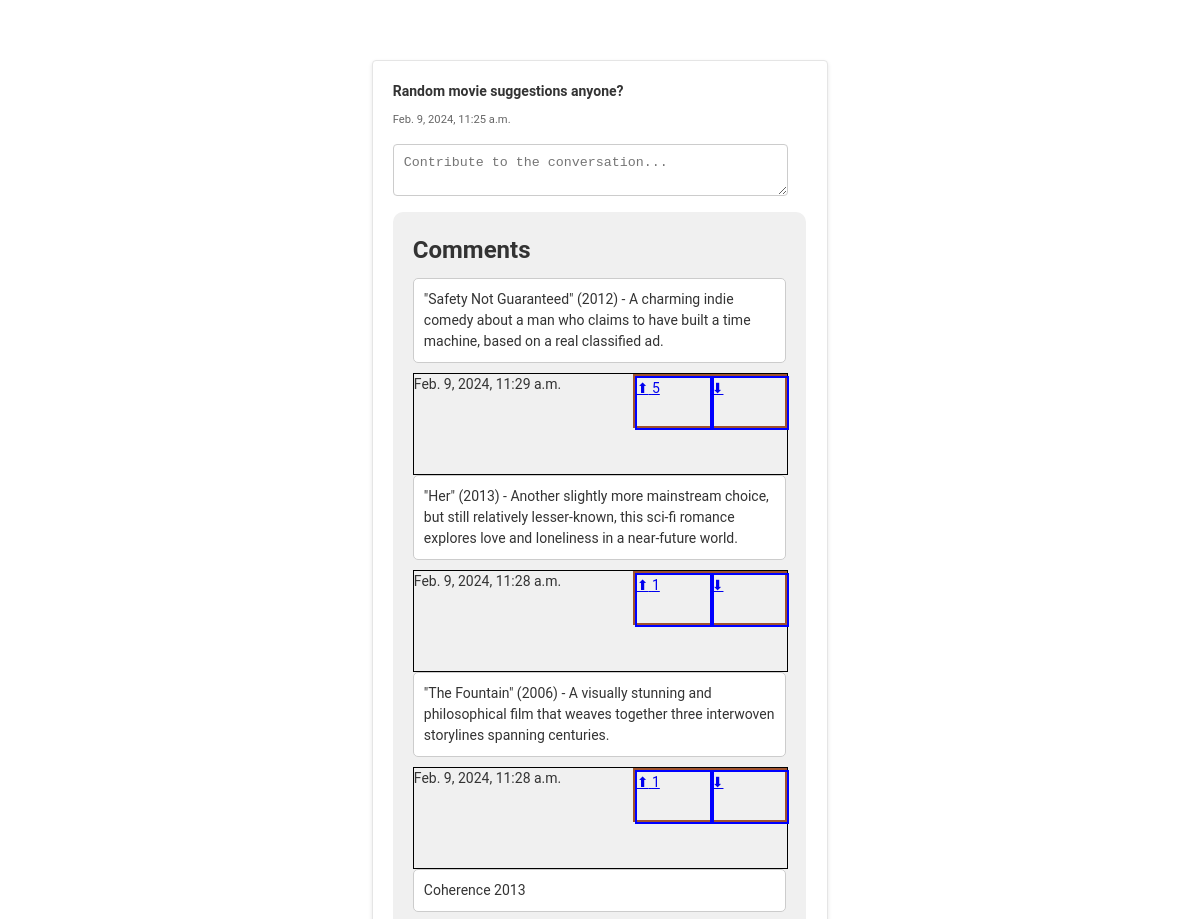
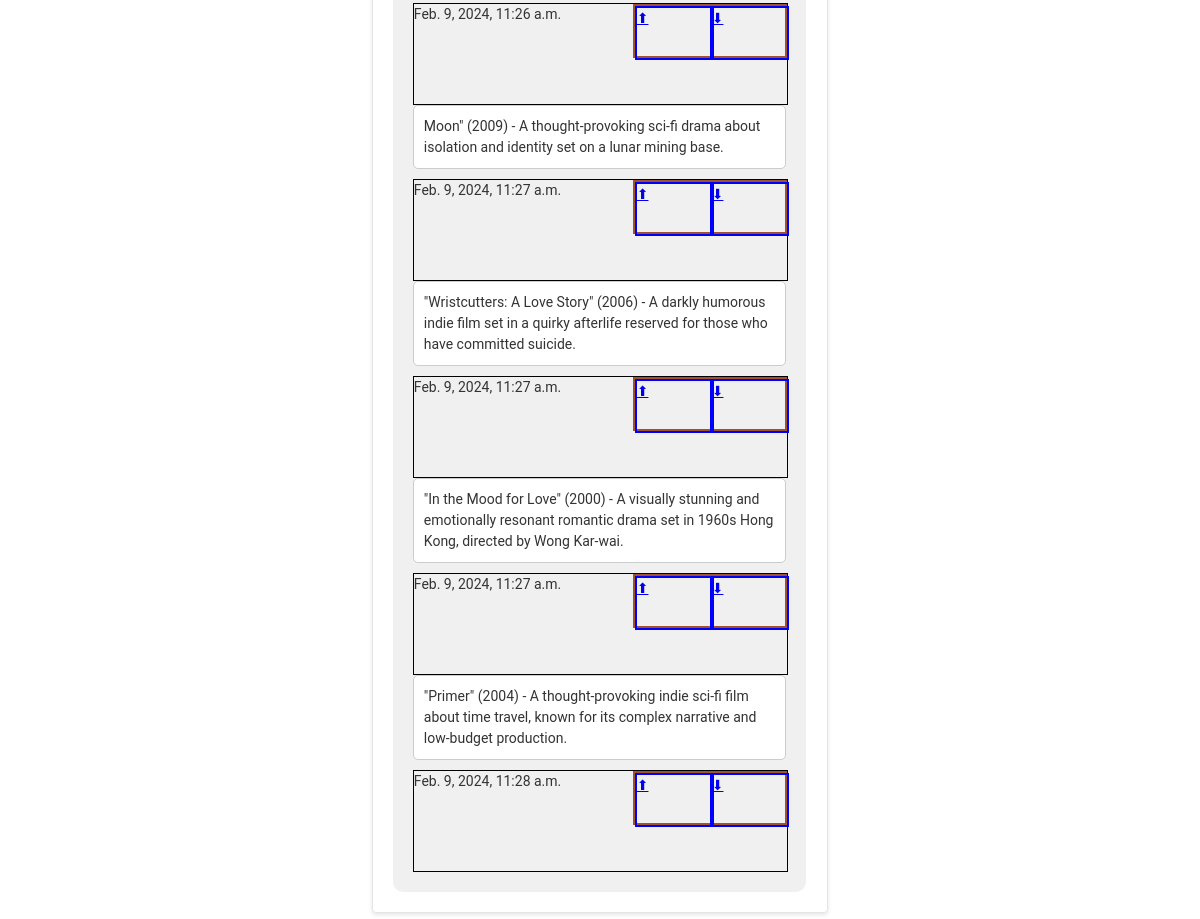
Screenshot of /question/3 with the database file from the repository (2 pictures, top to bottom).
### forum/models.py (models this page shows, shortened)
class Question(models.Model):
    question = models.CharField(max_length=256)
    timestamp = models.DateTimeField()

class Comment(models.Model):
    question = models.ForeignKey(Question, on_delete=models.CASCADE)
    comment = models.TextField()
    timestamp = models.DateTimeField()
    upvotes = models.IntegerField(default=0, null=True)
    downvotes = models.IntegerField(default=0, null=True)

### forum/views.py (the view)
# urls.py: path('question/<int:question_id>', views.question, name='question'),
def question(request, question_id):
    try:
        question = Question.objects.get(id=question_id)
        comments = [
            {
                "id": comment.id,
                "comment": comment.comment,
                "timestamp": comment.timestamp,
                "upvotes": comment.upvotes,
            } for comment in Comment.objects.filter(question_id=question_id).order_by('-upvotes')
        ]
        return render(request, 'question.html', {'question': {
            "id": question_id,
            "question": question.question,
            "timestamp": question.timestamp,
            "comments": comments
        }})
    except Question.DoesNotExist:
        return HttpResponse("404 Not Found")
    except Exception as e:
        return HttpResponse(e)

### forum/templates/question.html (shortened to what this page needs)
<!DOCTYPE html>
<html lang="en">
<head>
</head>
<body>
    <div class="container">
        <div class="question">
            {{ question.question }}
        </div>
        <div id="timestamp">
            {{ question.timestamp }}
        </div>
        <div>
            <form id="answerform" name="answerform" action="{% url 'post_comment' question_id=question.id %}"
                method="post">
                <textarea id="comment" name="comment" rows="2" cols="40"
                    placeholder="Contribute to the conversation..."></textarea><br>
            </form>
        </div>
        <div class="comments-container">
            <div class="comments-heading">Comments</div>
            {% for comment in question.comments %}
            <div class="comment">{{ comment.comment }}</div>
            <div class="comment-actions">
                <div class="timestamp">{{ comment.timestamp }}</div>
                <div class="vote-action-container">
                    <a href="{% url 'upvote_comment' question_id=question.id  comment_id=comment.id %}"
                        class="upvote">
                        <div class="vote-action">
                            <span>⬆</span>
                            {% if comment.upvotes > 0 %}
                                <span class="upvote-count" id="upvote-number">{{ comment.upvotes }}</span>
                            {% endif %}
                        </div>
                    </a>
                    <a href="#" class="downvote">
                        <div class="vote-action">
                            <span>⬇</span>
                        </div>
                    </a>
                </div>
            </div>
            {% endfor %}
        </div>
    </div>
</body>
</html>

### forum/templates/question.html (style rules this page uses)
.container { background-color: #fff; border: 1px solid #e5e5e5; border-radius: 4px; box-shadow: 0 2px 4px rgba(0, 0, 0, 0.1); padding: 20px; margin-bottom: 20px; width: 35%; margin: auto; margin-top: 60px; }
body { font-family: Roboto, Arial, sans-serif; font-size: 14px; line-height: 1.5; color: #333; }
.question { font-weight: bold; margin-bottom: 10px; }
#timestamp { color: #666; font-size: 0.8em; margin-bottom: 10px; }
form { margin-top: 10px; }
#comment { width: 90%; padding: 10px; margin-top: 5px; border: 1px solid #ccc; border-radius: 4px; resize: vertical; }
.comments-container { background-color: #f0f0f0; padding: 20px; border-radius: 10px; width: 90%; margin-top: 10px; }
.comments-heading { font-size: 24px; font-weight: bold; margin-bottom: 10px; }
.comment { background-color: #fff; border: 1px solid #ccc; padding: 10px; margin-bottom: 10px; border-radius: 5px; }
.comment-actions { width: 100%; height: 100px; border: 1px solid black; display: flex; justify-content: space-between; }
.vote-action-container { width: 150px; height: 50px; display: flex; border: 2px solid sienna; }
.vote-action-container a { width: 50%; }
.vote-action { width: 100%; height: 100%; border: 2px solid blue; }

### rows the page displays
Question: question "Random movie suggestions anyone?", timestamp "Feb. 9, 2024, 11:25 a.m."
Comment: comment "\"Safety Not Guaranteed\" (2012) - A charming indie comedy about a man who claims to have built a time machine, based on a real classified ad.", timestamp "Feb. 9, 2024, 11:29 a.m."
Comment: comment "\"Her\" (2013) - Another slightly more mainstream choice, but still relatively lesser-known, this sci-fi romance explores love and loneliness in a near-future world.", timestamp "Feb. 9, 2024, 11:28 a.m."
Comment: comment "\"The Fountain\" (2006) - A visually stunning and philosophical film that weaves together three interwoven storylines spanning centuries.", timestamp "Feb. 9, 2024, 11:28 a.m."
Comment: comment "Coherence 2013", timestamp "Feb. 9, 2024, 11:26 a.m."
Comment: comment "Moon\" (2009) - A thought-provoking sci-fi drama about isolation and identity set on a lunar mining base.", timestamp "Feb. 9, 2024, 11:27 a.m."
Comment: comment "\"Wristcutters: A Love Story\" (2006) - A darkly humorous indie film set in a quirky afterlife reserved for those who have committed suicide.", timestamp "Feb. 9, 2024, 11:27 a.m."
Comment: comment "\"In the Mood for Love\" (2000) - A visually stunning and emotionally resonant romantic drama set in 1960s Hong Kong, directed by Wong Kar-wai.", timestamp "Feb. 9, 2024, 11:27 a.m."
Comment: comment "\"Primer\" (2004) - A thought-provoking indie sci-fi film about time travel, known for its complex narrative and low-budget production.", timestamp "Feb. 9, 2024, 11:28 a.m."

### other values shown
{{ comment.upvotes }} "5" "1" "1"
